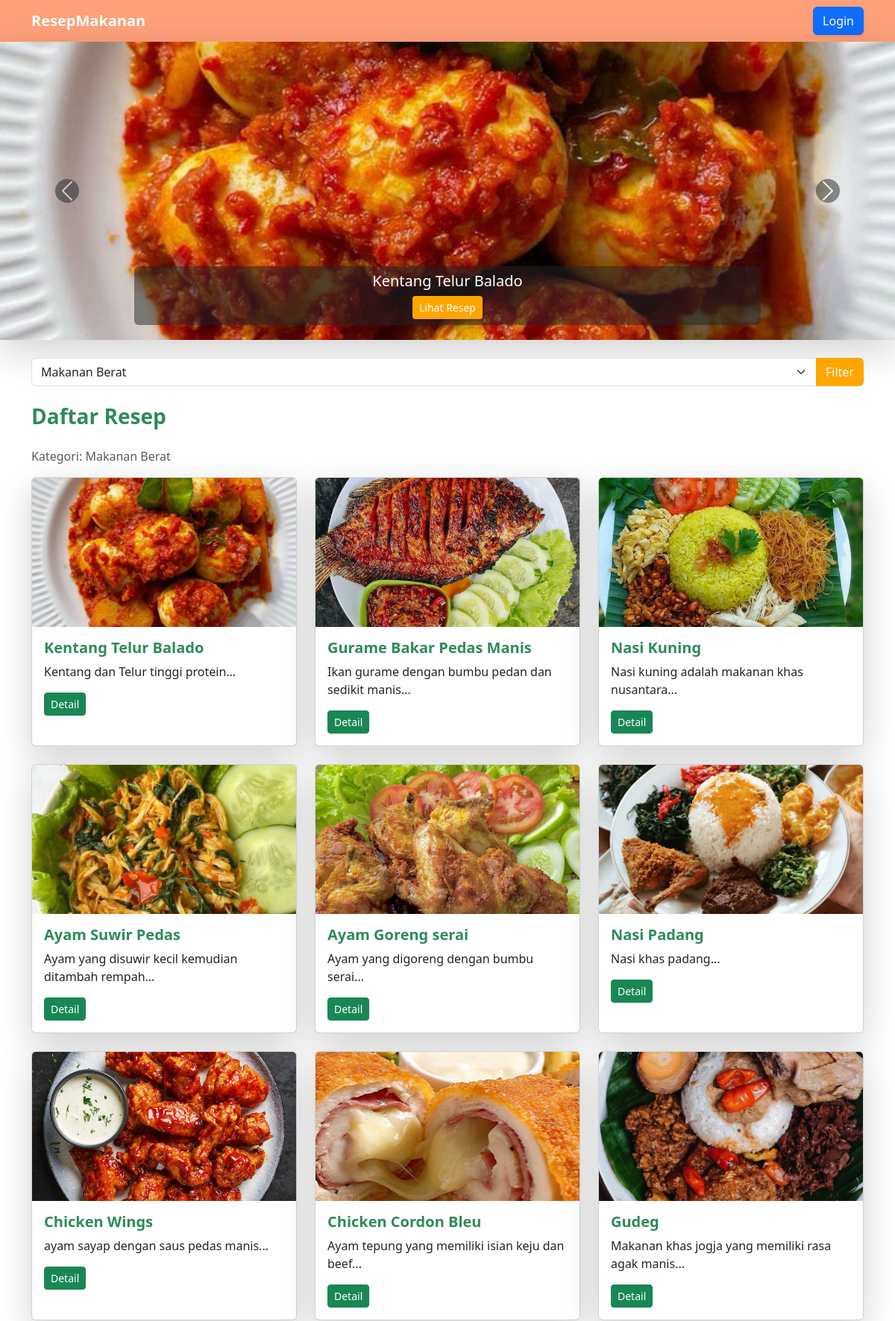
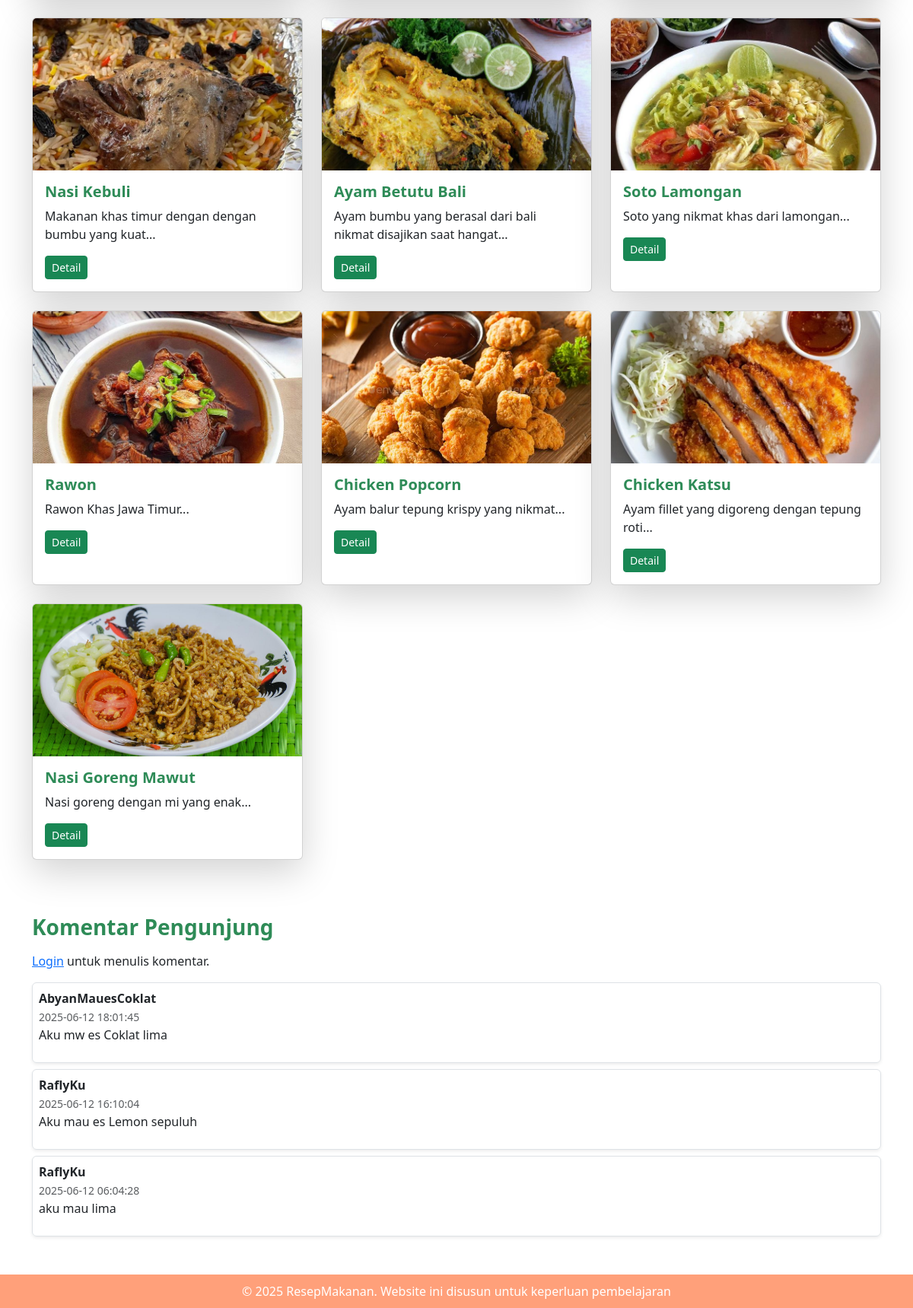
Page /index.php?kategori=1 on the committed database (2 pictures, top to bottom).
### tables this page shows
CREATE TABLE `resep` (
  `id` int(11) NOT NULL,
  `judul` varchar(255) NOT NULL,
  `deskripsi` text NOT NULL,
  `kategori` varchar(100) DEFAULT NULL,
  `bahan` text NOT NULL,
  `langkah` text NOT NULL,
  `gambar` varchar(255) DEFAULT NULL,
  `id_kategori` int(11) DEFAULT NULL
);

CREATE TABLE `kategori` (
  `id` int(11) NOT NULL,
  `nama_kategori` varchar(100) NOT NULL
);

CREATE TABLE `komentar_web` (
  `id` int(11) NOT NULL,
  `user_id` int(11) NOT NULL,
  `komentar` text NOT NULL,
  `created_at` timestamp NOT NULL DEFAULT current_timestamp()
);

CREATE TABLE `users` (
  `id` int(11) NOT NULL,
  `username` varchar(50) NOT NULL,
  `password` varchar(255) NOT NULL,
  `created_at` timestamp NOT NULL DEFAULT current_timestamp(),
  `role` enum('admin','user') DEFAULT 'user'
);

### index.php (the view, shortened to what this page needs)
<?php
include 'koneksi.php';
$whereKategori = "";
if (isset($_GET['kategori']) && is_numeric($_GET['kategori'])) {
  $kategoriId = (int)$_GET['kategori'];
  $whereKategori = "WHERE r.id_kategori = $kategoriId";
}
$result = $koneksi->query("
  SELECT r.*, k.nama_kategori
  FROM resep r
  LEFT JOIN kategori k ON r.id_kategori = k.id
  $whereKategori
  ORDER BY r.id DESC
");
$reseps = $result->fetch_all(MYSQLI_ASSOC);
$komentarResult = $koneksi->query("SELECT k.*, u.username FROM komentar_web k JOIN users u ON k.user_id = u.id ORDER BY k.created_at DESC");
$komentars = $komentarResult->fetch_all(MYSQLI_ASSOC);
?>
<!DOCTYPE html>
<html lang="id">
<head>
  <link href="https://cdn.jsdelivr.net/npm/bootstrap@5.3.0/dist/css/bootstrap.min.css" rel="stylesheet">
</head>
<body>
<nav class="navbar navbar-expand-lg shadow-lg">
  <div class="container ">
    <a class="navbar-brand " href="index.php">ResepMakanan</a>
    <div class="d-flex">
      <?php if (isset($_SESSION['username'])): ?>
        <a href="dashboard.php" class="btn btn-success me-2 shadow-sm">🏠 Dashboard</a>
        <a href="tambah-resep.php" class="btn btn-light me-2 shadow-sm">+ Tambah Resep</a>
        <a href="logout.php" class="btn btn-danger shadow-sm">Logout</a>
      <?php else: ?>
        <a href="login.php" class="btn btn-primary shadow-sm">Login</a>
      <?php endif; ?>
    </div>
  </div>
</nav>
<?php if (!empty($reseps)): ?>
<div id="carouselResep" class="carousel slide shadow-lg" data-bs-ride="carousel">
  <div class="carousel-inner">
    <?php foreach ($reseps as $i => $r): ?>
      <div class="carousel-item <?= $i === 0 ? 'active' : '' ?>">
        <img src="images/<?= htmlspecialchars($r['gambar']) ?>" class="d-block w-100" style="height: 400px; object-fit: cover;" alt="<?= htmlspecialchars($r['judul']) ?>">
        <div class="carousel-caption d-none d-md-block bg-dark bg-opacity-50 p-2 rounded">
          <h5><?= htmlspecialchars($r['judul']) ?></h5>
          <a href="detail-resep.php?id=<?= $r['id'] ?>" class="btn btn-sm btn-orange">Lihat Resep</a>
        </div>
      </div>
    <?php endforeach; ?>
  </div>
  <button class="carousel-control-prev" type="button" data-bs-target="#carouselResep" data-bs-slide="prev">
    <span class="carousel-control-prev-icon bg-dark rounded-circle"></span>
  </button>
  <button class="carousel-control-next" type="button" data-bs-target="#carouselResep" data-bs-slide="next">
    <span class="carousel-control-next-icon bg-dark rounded-circle"></span>
  </button>
</div>
<?php endif; ?>
<div class="container mt-4">
  <form method="GET" class="mb-3">
    <div class="input-group">
      <select name="kategori" class="form-select">
        <?php
          $kategoriResult = $koneksi->query("SELECT * FROM kategori");
          while ($k = $kategoriResult->fetch_assoc()):
        ?>
          <option value="<?= $k['id'] ?>" <?= isset($_GET['kategori']) && $_GET['kategori'] == $k['id'] ? 'selected' : '' ?>>
            <?= htmlspecialchars($k['nama_kategori']) ?>
          </option>
        <?php endwhile; ?>
      </select>
      <button class="btn btn-orange" type="submit">Filter</button>
    </div>
  </form>
</div>
<div class="container mt-4 ">
  <h3 class="section-title mb-4">Daftar Resep</h3>
  <?php if (!empty($reseps)): ?>
    <p class="text-muted">Kategori: <?= htmlspecialchars($reseps[0]['nama_kategori']) ?></p>
  <?php endif; ?>
  <div class="row">
    <?php if (empty($reseps)): ?>
      <p class="text-muted">Belum ada resep ditemukan.</p>
    <?php else: ?>
      <?php foreach ($reseps as $r): ?>
        <div class="col-md-4 mb-4 ">
          <div class="card h-100 shadow-lg">
            <img src="images/<?= htmlspecialchars($r['gambar']) ?>" class="card-img-top" style="height: 200px; object-fit: cover;" alt="<?= htmlspecialchars($r['judul']) ?>">
            <div class="card-body">
              <h5 class="card-title"><?= htmlspecialchars($r['judul']) ?></h5>
              <p class="card-text"><?= substr(strip_tags($r['deskripsi']), 0, 100) ?>...</p>
              <a href="detail-resep.php?id=<?= $r['id'] ?>" class="btn btn-sm btn-success">Detail</a>
            </div>
          </div>
        </div>
      <?php endforeach; ?>
    <?php endif; ?>
  </div>
</div>
<div class="container mt-5">
  <h3 class="section-title mb-3">Komentar Pengunjung</h3>
  <?php if (isset($_SESSION['username'])): ?>
  <form action="proses-komentar-web.php" method="POST" class="mb-4">
    <div class="mb-3">
      <textarea name="komentar" class="form-control shadow-sm" placeholder="Tulis komentar Anda..." rows="3" required></textarea>
    </div>
    <button type="submit" class="btn btn-orange shadow-sm">Kirim Komentar</button>
  </form>
  <?php else: ?>
    <p><a href="login.php">Login</a> untuk menulis komentar.</p>
  <?php endif; ?>
  <?php if (empty($komentars)): ?>
    <p class="text-muted">Belum ada komentar.</p>
  <?php else: ?>
    <?php foreach ($komentars as $k): ?>
      <div class="border rounded p-2 mb-2 shadow-sm">
        <strong><?= htmlspecialchars($k['username']) ?></strong><br>
        <small class="text-muted"><?= $k['created_at'] ?></small>
        <p><?= nl2br(htmlspecialchars($k['komentar'])) ?></p>
      </div>
    <?php endforeach; ?>
  <?php endif; ?>
</div>
<footer class="footer text-center">
  <div class="container">
    <p class="mb-0">© <?= date('Y') ?> ResepMakanan. Website ini disusun untuk keperluan pembelajaran</p>
  </div>
</footer>
</body>
</html>

### index.php (style rules this page uses)
body { background-color: white; font-family: 'Segoe UI', sans-serif; }
.navbar { background-color: #FFA07A; }
.navbar-brand, .nav-link { color: white !important; font-weight: bold; }
.btn-orange { background-color: #ffa500; color: white; }
.section-title { color: #2e8b57; font-weight: bold; }
.card-title { font-weight: bold; color: #2e8b57; }
.footer { background-color: #FFA07A; color: white; padding: 10px 0; margin-top: 50px; }

### rows in the picture
resep: gambar (picture), judul "Kentang Telur Balado", deskripsi "Kentang dan Telur tinggi protein"
kategori: nama_kategori "Makanan Berat"
resep: gambar (picture), judul "Gurame Bakar Pedas Manis", deskripsi "Ikan gurame dengan bumbu pedan dan sedikit manis"
resep: gambar (picture), judul "Nasi Kuning", deskripsi "Nasi kuning adalah makanan khas nusantara"
resep: gambar (picture), judul "Ayam Suwir Pedas", deskripsi "Ayam yang disuwir kecil kemudian ditambah rempah"
resep: gambar (picture), judul "Ayam Goreng serai", deskripsi "Ayam yang digoreng dengan bumbu serai"
resep: gambar (picture), judul "Nasi Padang", deskripsi "Nasi khas padang"
resep: gambar (picture), judul "Chicken Wings", deskripsi "ayam sayap dengan saus pedas manis"
resep: gambar (picture), judul "Chicken Cordon Bleu", deskripsi "Ayam tepung yang memiliki isian keju dan beef"
resep: gambar (picture), judul "Gudeg", deskripsi "Makanan khas jogja yang memiliki rasa agak manis"
resep: gambar (picture), judul "Nasi Kebuli", deskripsi "Makanan khas timur dengan dengan bumbu yang kuat"
resep: gambar (picture), judul "Ayam Betutu Bali", deskripsi "Ayam bumbu yang berasal dari bali nikmat disajikan saat hangat"
resep: gambar (picture), judul "Soto Lamongan", deskripsi "Soto yang nikmat khas dari lamongan"
resep: gambar (picture), judul "Rawon", deskripsi "Rawon Khas Jawa Timur"
resep: gambar (picture), judul "Chicken Popcorn", deskripsi "Ayam balur tepung krispy yang nikmat"
resep: gambar (picture), judul "Chicken Katsu", deskripsi "Ayam fillet yang digoreng dengan tepung roti"
resep: gambar (picture), judul "Nasi Goreng Mawut", deskripsi "Nasi goreng dengan mi yang enak"
komentar_web: user.username "AbyanMauesCoklat", created_at "2025-06-12 18:01:45", komentar "Aku mw es Coklat lima"
komentar_web: user.username "RaflyKu", created_at "2025-06-12 16:10:04", komentar "Aku mau es Lemon sepuluh"
komentar_web: user.username "RaflyKu", created_at "2025-06-12 06:04:28", komentar "aku mau lima"

### other values in the picture
form field kategori "Makanan Berat"
